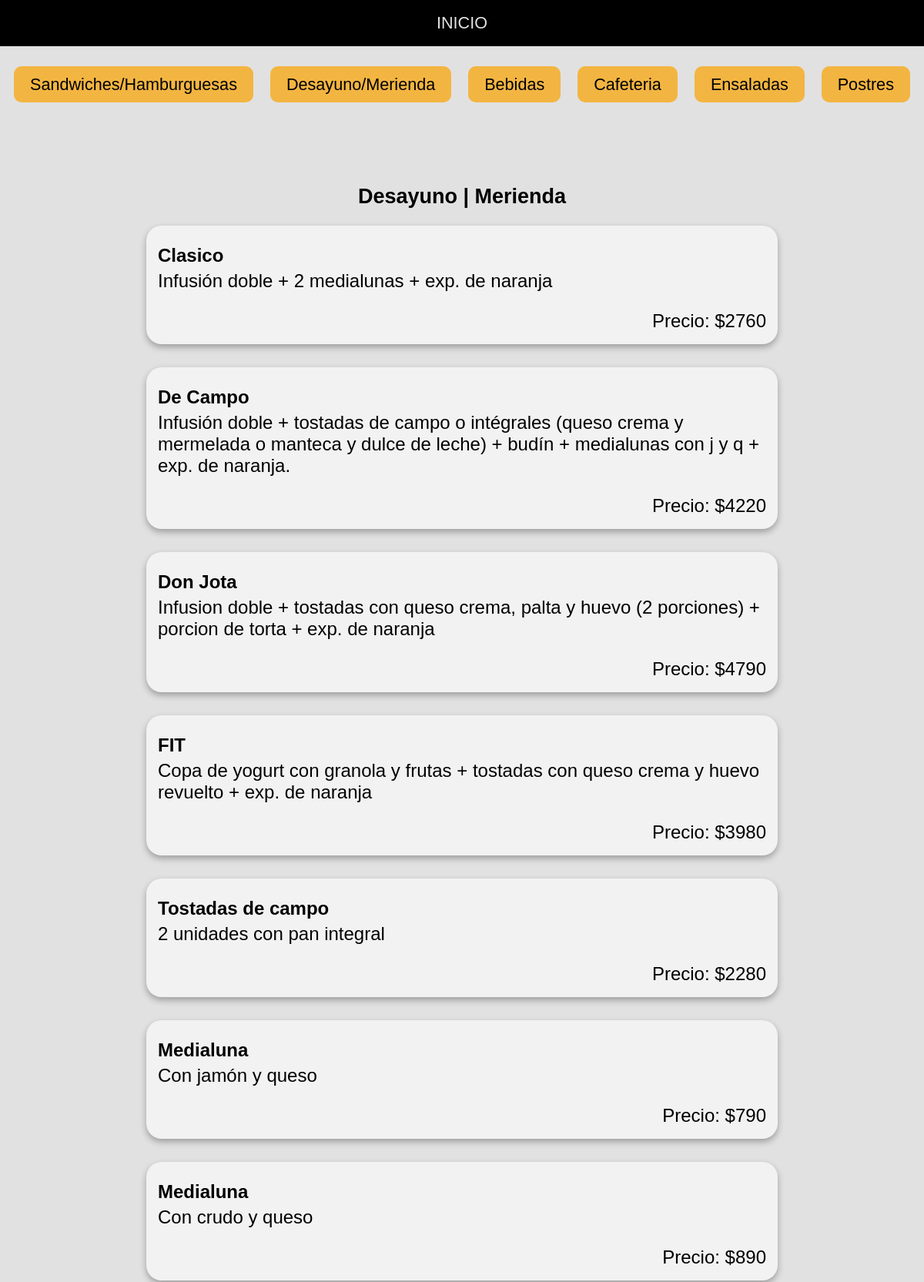
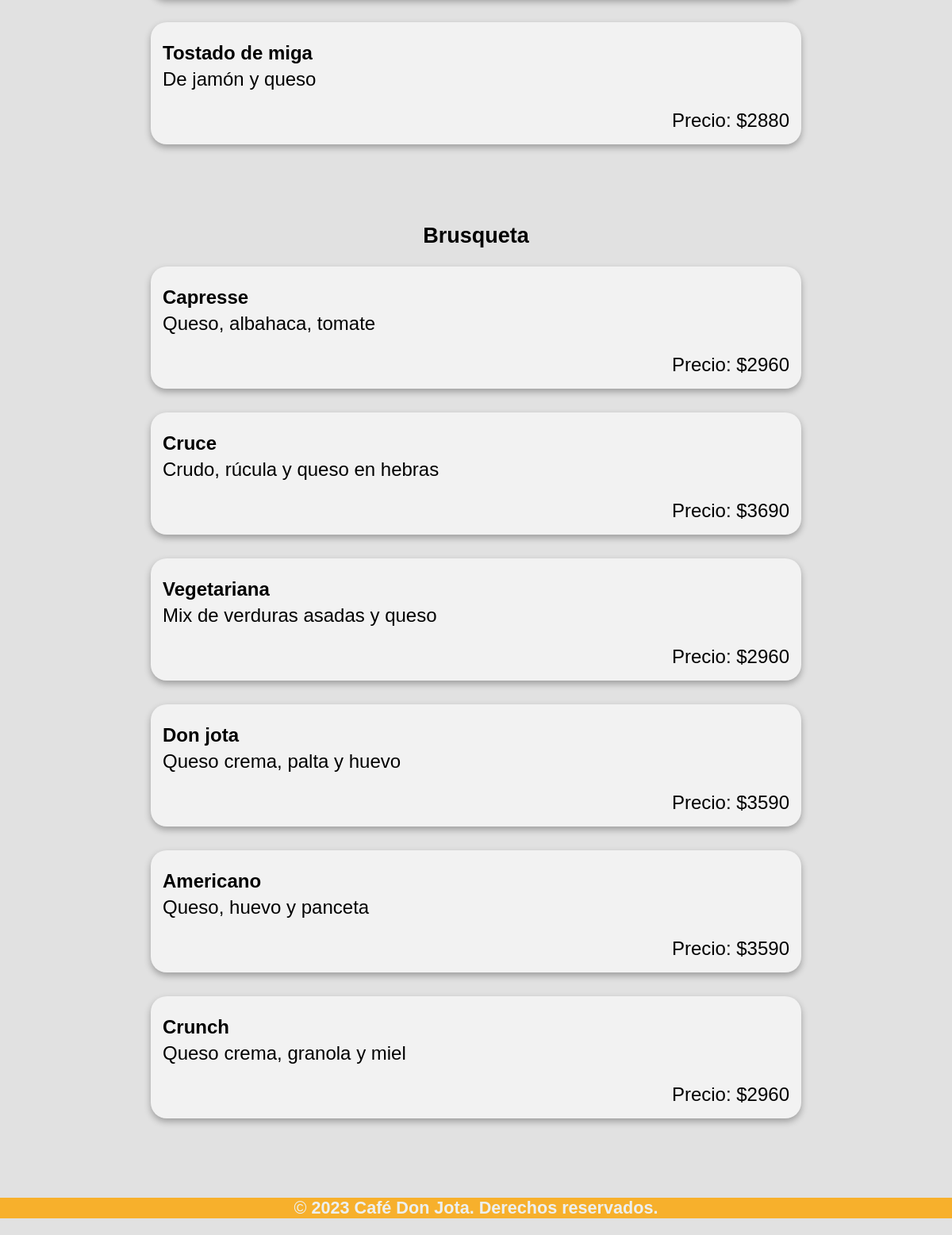
The app's page /cafedonjota/desayuno/ with its own data (2 pictures, top to bottom).
### cafedonjota/models.py (models this page shows)
class Desayuno(models.Model):
    nombre = models.CharField(max_length=100)
    descripcion = models.TextField()
    precio = models.IntegerField(default=0)

class Brusquetas(models.Model):
    nombre = models.CharField(max_length=100)
    descripcion = models.TextField()
    precio = models.IntegerField(default=0)

### cafedonjota/views.py (the view)
# urls.py: path('desayuno/',desayuno, name='desayuno'),
def desayuno(request):
    desayuno = Desayuno.objects.all()
    merienda = Merienda.objects.all()
    brusquetas = Brusquetas.objects.all()
    return render(request, "menu-comidas/desayuno.html",
                  {"desayunos": desayuno,
                   "meriendas":merienda,
                   "brusquetas":brusquetas
                   })

### templates/menu-comidas/desayuno.html
{% extends "./comidas.html" %}
{% load static %}
{% block body_content %}
<section class="platos">
    <h2>Desayuno | Merienda</h2>
    <ul class="platos-lista">
        {% for desayuno in desayunos %}
            <li class="plato-item">
                <article class="plato">
                    <h3>{{ desayuno.nombre }}</h3>
                    <p class="plato-descripcion">{{ desayuno.descripcion }}</p>
                    <p class="plato-precio">Precio: ${{ desayuno.precio }}</p>
                </article>
            </li>
        {% endfor %}
    </ul>
    <h2>Brusqueta </h2>
    <ul class="platos-lista">
        {% for brusqueta in brusquetas %}
            <li class="plato-item">
                <article class="plato">
                    <h3>{{ brusqueta.nombre }}</h3>
                    <p class="plato-descripcion">{{ brusqueta.descripcion }}</p>
                    <p class="plato-precio">Precio: ${{ brusqueta.precio }}</p>
                </article>
            </li>
        {% endfor %}
    </ul>
</section>
{% endblock %}

### templates/menu-comidas/comidas.html (shortened to what this page needs)
{% extends "../base.html" %}
{% load static %}
{% block content %}
<!DOCTYPE html>
<html lang="es">
<head>
</head>
<body class="menucomidas">
    <nav class="option-container">
        <div class="option">
            <a href="{% url 'almuerzo' %}">Sandwiches/Hamburguesas</a>
        </div>
        <div class="option">
            <a href="{% url 'desayuno' %}">Desayuno/Merienda</a>
        </div>
        <div class="option">
            <a href="{% url 'bebidas' %}">Bebidas</a>
        </div>
        <div class="option">
            <a href="{% url 'cafeteria' %}">Cafeteria</a>
        </div>
        <div class="option">
            <a href="{% url 'ensalada' %}">Ensaladas</a>
        </div>
        <div class="option">
            <a href="{% url 'postres' %}">Postres</a>
        </div>
    </nav>
    {% block body_content %}{% endblock %}
</body>
</html>
{% endblock %}

### templates/base.html (shortened to what this page needs)
{% load static %}
<!DOCTYPE html>
<html lang="es">
<head>
    <link rel="stylesheet" href="{% static 'css/menu.css' %}">
    <link rel="stylesheet" href="{% static 'css/carta.css' %}">
    <link rel="stylesheet" href="{% static 'css/query.css' %}">
    <link rel="stylesheet" href="{% static 'css/query-carta.css' %}">
    <link rel="stylesheet" href="https://cdnjs.cloudflare.com/ajax/libs/font-awesome/6.5.1/css/all.min.css"
 />
</head>
<body>
    <head>
        <nav class="menubuttons">
            <a href="{% url 'inicio'%}">INICIO</a>
        </nav>
    </head>
    {% block content %}{% endblock %}
    <footer>
        <p>&copy; <strong>2023 Café Don Jota. Derechos reservados.</strong></p>
    </footer>
</body>
</html>

### static/css/menu.css (style rules this page uses)
body { margin: 0; padding: 0; }
nav { background-color: black; display: flex; justify-content: center; align-items: center; height: 60px; }
nav a { font-size:larger; font-family: 'Gill Sans', 'Gill Sans MT', Calibri, 'Trebuchet MS', sans-serif; text-decoration: none; color: #e1e1e1; padding: 20px 15px; margin: 0 10px; border: 1px solid transparent; border-radius: 5px; transition: all 0.4s ease; }
footer { font-size:larger; font-family: 'Gill Sans', 'Gill Sans MT', Calibri, 'Trebuchet MS', sans-serif; background-color: #f7b02c; color: #ecf0f1; text-align: center; bottom: 0; width: 100%; padding: 0; }
ul { list-style-type: none; padding: 0; text-align: center; }
ul li { font-family: 'Gill Sans', 'Gill Sans MT', Calibri, 'Trebuchet MS', sans-serif; font-size: large; display: inline-block; text-align: center; margin: 0 10px; vertical-align: top; }
ul li h3 { margin-top: 10px; }

### static/css/carta.css (style rules this page uses)
.option-container { background-color: #e1e1e1; display: flex; justify-content: center; margin-top: 20px; }
.option { margin: 0 1px; }
.option a { text-decoration: none; padding: 10px 20px; border-radius: 10px; background-color: #f7ad23d6; color: #000000; transition: background-color 0.4s ease, color 0.4s ease; }
body.menucomidas { font-family: 'Gill Sans', 'Gill Sans MT', Calibri, 'Trebuchet MS', sans-serif; font-size: large; margin: 0; padding: 0; background-color: #e1e1e1; text-align: center; }
.platos { margin-top: 20px; text-align: center; margin-bottom: 100px; }
.platos h2 { margin-top: 100px; }
.platos-lista { list-style: none; padding: 0; margin: 0 auto; width: 70%; }
.plato-item { margin-bottom: 30px; display: block; }
.plato { background-color: #f2f2f2; box-shadow: 0 4px 8px rgba(0, 0, 0, 0.3); border-radius: 20px; padding: 15px; margin-bottom: 25px; }
.plato h3 { font-size: x-large; margin-right: auto; margin-bottom: 5px; text-align: left; }
.plato-descripcion { font-size: x-large; margin-top: 5px; text-align: left; }
.plato-precio { font-family: 'Trebuchet MS', sans-serif; font-size: x-large; margin-bottom: 1px; text-align: right; }

### records on screen
Desayuno: nombre "Clasico", descripcion "Infusión doble + 2 medialunas + exp. de naranja", precio "2760"
Desayuno: nombre "De Campo", descripcion "Infusión doble + tostadas de campo o intégrales (queso crema y mermelada o manteca y dulce de leche) + budín + medialunas con j y q + exp. de naranja.", precio "4220"
Desayuno: nombre "Don Jota", descripcion "Infusion doble + tostadas con queso crema, palta y huevo (2 porciones) + porcion de torta + exp. de naranja", precio "4790"
Desayuno: nombre "FIT", descripcion "Copa de yogurt con granola y frutas + tostadas con queso crema y huevo revuelto + exp. de naranja", precio "3980"
Desayuno: nombre "Tostadas de campo", descripcion "2 unidades con pan integral", precio "2280"
Desayuno: nombre "Medialuna", descripcion "Con jamón y queso", precio "790"
Desayuno: nombre "Medialuna", descripcion "Con crudo y queso", precio "890"
Desayuno: nombre "Tostado de miga", descripcion "De jamón y queso", precio "2880"
Brusquetas: nombre "Capresse", descripcion "Queso, albahaca, tomate", precio "2960"
Brusquetas: nombre "Cruce", descripcion "Crudo, rúcula y queso en hebras", precio "3690"
Brusquetas: nombre "Vegetariana", descripcion "Mix de verduras asadas y queso", precio "2960"
Brusquetas: nombre "Don jota", descripcion "Queso crema, palta y huevo", precio "3590"
Brusquetas: nombre "Americano", descripcion "Queso, huevo y panceta", precio "3590"
Brusquetas: nombre "Crunch", descripcion "Queso crema, granola y miel", precio "2960"
